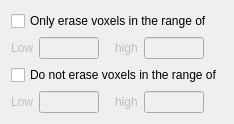
       <widget class="QWidget" name="tab_2">
        <attribute name="title">
         <string>Advanced Erasing</string>
        </attribute>
        <layout class="QVBoxLayout" name="verticalLayout_3">
         <item>
          <widget class="QCheckBox" name="checkBoxEraseRange">
           <property name="text">
            <string>Only erase voxels in the range of</string>
           </property>
          </widget>
         </item>
         <item>
          <layout class="QHBoxLayout" name="horizontalLayout_5">
           <item>
            <widget class="QLabel" name="labelDrawRangeLow_2">
             <property name="enabled">
              <bool>false</bool>
             </property>
             <property name="text">
              <string>Low</string>
             </property>
            </widget>
           </item>
           <item>
            <widget class="QLineEdit" name="lineEditEraseRangeLow">
             <property name="enabled">
              <bool>false</bool>
             </property>
             <property name="maximumSize">
              <size>
               <width>60</width>
               <height>16777215</height>
              </size>
             </property>
            </widget>
           </item>
           <item>
            <spacer name="horizontalSpacer_10">
             <property name="orientation">
              <enum>Qt::Horizontal</enum>
             </property>
             <property name="sizeType">
              <enum>QSizePolicy::Fixed</enum>
             </property>
             <property name="sizeHint" stdset="0">
              <size>
               <width>10</width>
               <height>0</height>
              </size>
             </property>
            </spacer>
           </item>
           <item>
            <widget class="QLabel" name="labelDrawRangeHigh_2">
             <property name="enabled">
              <bool>false</bool>
             </property>
             <property name="text">
              <string>high</string>
             </property>
            </widget>
           </item>
           <item>
            <widget class="QLineEdit" name="lineEditEraseRangeHigh">
             <property name="enabled">
              <bool>false</bool>
             </property>
             <property name="maximumSize">
              <size>
               <width>60</width>
               <height>16777215</height>
              </size>
             </property>
            </widget>
           </item>
           <item>
            <spacer name="horizontalSpacer_11">
             <property name="orientation">
              <enum>Qt::Horizontal</enum>
             </property>
             <property name="sizeHint" stdset="0">
              <size>
               <width>0</width>
               <height>0</height>
              </size>
             </property>
            </spacer>
           </item>
          </layout>
         </item>
         <item>
          <widget class="QCheckBox" name="checkBoxEraseExcludeRange">
           <property name="text">
            <string>Do not erase voxels in the range of</string>
           </property>
          </widget>
         </item>
         <item>
          <layout class="QHBoxLayout" name="horizontalLayout_6">
           <item>
            <widget class="QLabel" name="labelExcludeRangeLow_2">
             <property name="enabled">
              <bool>false</bool>
             </property>
             <property name="text">
              <string>Low</string>
             </property>
            </widget>
           </item>
           <item>
            <widget class="QLineEdit" name="lineEditEraseExcludeRangeLow">
             <property name="enabled">
              <bool>false</bool>
             </property>
             <property name="maximumSize">
              <size>
               <width>60</width>
               <height>16777215</height>
              </size>
             </property>
            </widget>
           </item>
           <item>
            <spacer name="horizontalSpacer_12">
             <property name="orientation">
              <enum>Qt::Horizontal</enum>
             </property>
             <property name="sizeType">
              <enum>QSizePolicy::Fixed</enum>
             </property>
             <property name="sizeHint" stdset="0">
              <size>
               <width>10</width>
               <height>0</height>
              </size>
             </property>
            </spacer>
           </item>
           <item>
            <widget class="QLabel" name="labelExcludeRangeHigh_2">
             <property name="enabled">
              <bool>false</bool>
             </property>
             <property name="text">
              <string>high</string>
             </property>
            </widget>
           </item>
           <item>
            <widget class="QLineEdit" name="lineEditEraseExcludeRangeHigh">
             <property name="enabled">
              <bool>false</bool>
             </property>
             <property name="maximumSize">
              <size>
               <width>60</width>
               <height>16777215</height>
              </size>
             </property>
            </widget>
           </item>
           <item>
            <spacer name="horizontalSpacer_13">
             <property name="orientation">
              <enum>Qt::Horizontal</enum>
             </property>
             <property name="sizeHint" stdset="0">
              <size>
               <width>0</width>
               <height>0</height>
              </size>
             </property>
            </spacer>
           </item>
          </layout>
         </item>
         <item>
          <spacer name="verticalSpacer_3">
           <property name="orientation">
            <enum>Qt::Vertical</enum>
           </property>
           <property name="sizeHint" stdset="0">
            <size>
             <width>0</width>
             <height>0</height>
            </size>
           </property>
          </spacer>
         </item>
        </layout>
       </widget>
